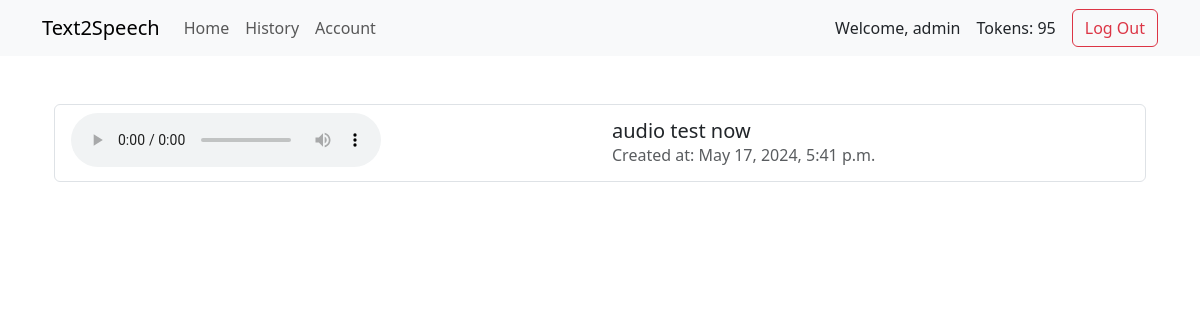
The app's page /history/ (signed in), older data.
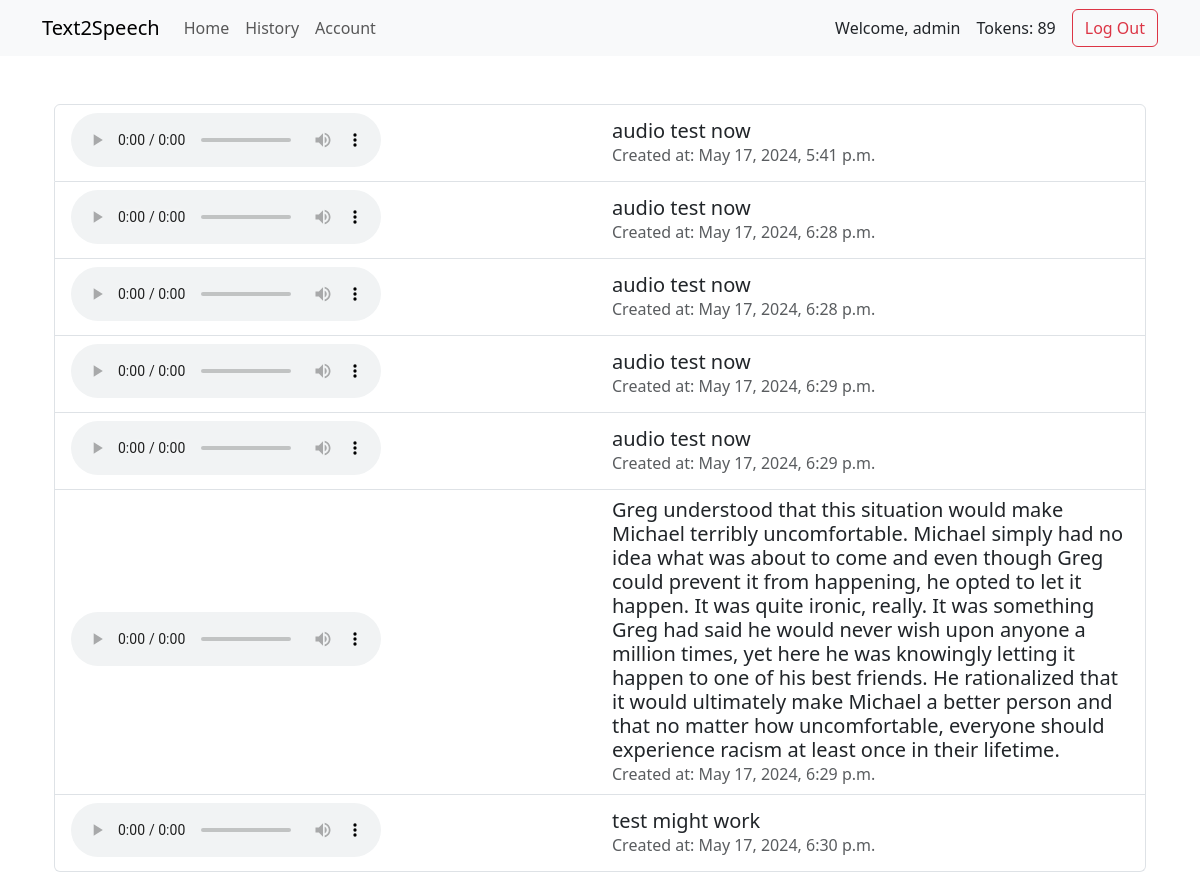
The same page, newer data.
### accounts/models.py (models this page shows)
class CustomUser(AbstractUser):
    tokens = models.IntegerField(default=100)

### text2speech/models.py (models this page shows, shortened)
class MP3File(models.Model):
    name = models.CharField(max_length=50)
    text = models.CharField(max_length=1000)
    file_location = models.FileField()
    owner = models.ForeignKey(CustomUser, on_delete=models.CASCADE)
    created_at = models.DateTimeField(auto_now_add=True)

### text2speech/views.py (the view)
# urls.py: path("history/", history_page_view, name="history"),
@login_required(login_url="signup")
def history_page_view(request):
    user_mp3_files = MP3File.objects.filter(owner=request.user)
    context = {
        'user_mp3_files': user_mp3_files
    }
    return render(request, 'history.html', context)

### text2speech/templates/history.html (shortened to what this page needs)
{% extends "_base.html" %}
{% block content %}
<div class="container mt-5">
    {% if user_mp3_files %}
    <div class="row">
        <div class="col">
            <ul class="list-group">
                {% for mp3_file in user_mp3_files %}
                <li class="list-group-item">
                    <div class="row align-items-center">
                        <div class="col-md-6">
                            <audio controls class="me-3" style="width: 60%;">
                                <source src="{{ MEDIA_URL }}{{ mp3_file.name }}" type="audio/mpeg">
                            </audio>
                        </div>
                        <div class="col-md-6">
                            <div>
                                <h5 class="mb-0">{{ mp3_file.text }}</h5>
                                <p class="text-muted mb-0">Created at: {{ mp3_file.created_at }}</p>
                            </div>
                        </div>
                    </div>
                </li>
                {% endfor %}
            </ul>
        </div>
    </div>
    {% else %}
    <div class="row">
        <div class="col">
            <p class="lead">You have not generated any MP3 files yet.</p>
        </div>
    </div>
    {% endif %}
</div>
{% endblock content %}

### text2speech/templates/_base.html (shortened to what this page needs)
<!DOCTYPE html>
<html lang="en">
<head>
    <link href="https://cdn.jsdelivr.net/npm/bootstrap@5.3.3/dist/css/bootstrap.min.css" rel="stylesheet">
</head>
<body>
<nav class="navbar navbar-expand-lg navbar-light bg-light">
    <div class="container">
        <a class="navbar-brand" href="/">Text2Speech</a>
        <div class="collapse navbar-collapse justify-content-between" id="navbarNavAltMarkup">
            <div class="navbar-nav">
                <a class="nav-link" href="/">Home</a>
                <a class="nav-link" href="/history">History</a>
                <a class="nav-link" href="/account">Account</a>
            </div>
            <div class="d-flex align-items-center">
                <span class="me-3">Welcome, {{ user.username }}</span>
                <span class="me-3">Tokens: {{ user.tokens }}</span>
                <form method="post" action="{% url 'logout' %}">
                    <button type="submit" class="btn btn-outline-danger">Log Out</button>
                </form>
            </div>
        </div>
    </div>
</nav>
<div class="container mt-5">
    {% block content %}
    {% endblock %}
</div>
</body>
</html>

Row changes from the older to the newer data that the page shows:
changed CustomUser "admin": tokens "95" → "89"
added MP3File: text "audio test now", created_at "May 17, 2024, 6:28 p.m."
added MP3File: text "audio test now", created_at "May 17, 2024, 6:28 p.m."
added MP3File: text "audio test now", created_at "May 17, 2024, 6:29 p.m."
added MP3File: text "audio test now", created_at "May 17, 2024, 6:29 p.m."
added MP3File: text "Greg understood that this situation would make Michael terribly uncomfortable. Michael simply had no idea what was about to come and even though Greg could prevent it from happening, he opted to let it happen. It was quite ironic, really. It was something Greg had said he would never wish upon anyone a million times, yet here he was knowingly letting it happen to one of his best friends. He rationalized that it would ultimately make Michael a better person and that no matter how uncomfortable, everyone should experience racism at least once in their lifetime.", created_at "May 17, 2024, 6:29 p.m."
added MP3File: text "test might work", created_at "May 17, 2024, 6:30 p.m."
